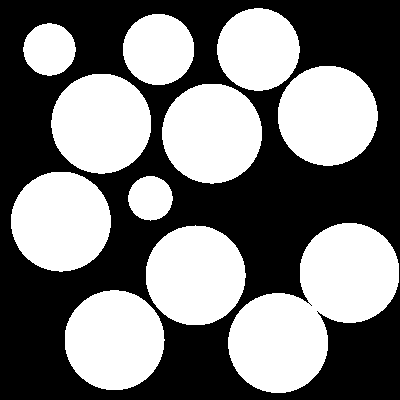
%> input picture Ideal CT scan/img1.tif, 400 x 400 px
$ octave circle_boundary.m   (GNU Octave 9; MATLAB toolbox functions it lacks are replaced by stand-ins)
%> lines starting %> are read from the running program, lines starting %| are printed output that depends on the picture; in (x1, y1, x2, y2) boxes, pixels count from 0 and x2, y2 are one past the last pixel; in counts of white or black regions, pixels touching at a corner belong together; the program's own positions count from 1
im = imread('img1.tif');
%> im is the input picture: size 400x400 uint8; 47.4% white; 11 white regions, largest, box (x1, y1, x2, y2) and area: (228, 223, 399, 393) 15713, (278, 66, 378, 166) 7858, (162, 84, 262, 184) 7855
BW = im2bw(im);
dim = size(BW);
%> dim = [400 400]
col = round(dim(2)/2)-90;
%> col = 110
row = find(BW(:,col), 1 );
%> row = 75

boundary = bwtraceboundary(BW,[row, col],'N');
%> boundary = 281 rows, first 12: [75 110; 75 111; 76 112; 76 113; 76 114; 76 115; 77 116; 77 117; 77 118; 78 119; 78 120; 78 121]
imshow(im)
hold on;
plot(boundary(:,2),boundary(:,1),'g','LineWidth',3);
BW_filled = imfill(BW,'holes');
%> BW_filled: size 400x400 logical; 47.4% white; 11 white regions, largest, box (x1, y1, x2, y2) and area: (228, 223, 399, 393) 15717, (278, 66, 378, 166) 7858, (162, 84, 262, 184) 7855
boundaries = bwboundaries(BW_filled);
%> boundaries = 11 boundaries; largest, box (x1, y1, x2, y2) and points: (228, 223, 399, 393) 546, (11, 172, 111, 272) 283, (162, 84, 262, 184) 283, (278, 66, 378, 166) 282, (51, 74, 151, 174) 281
for k=1:9
   b = boundaries{k};
   plot(b(:,2),b(:,1),'r','LineWidth',2);
end
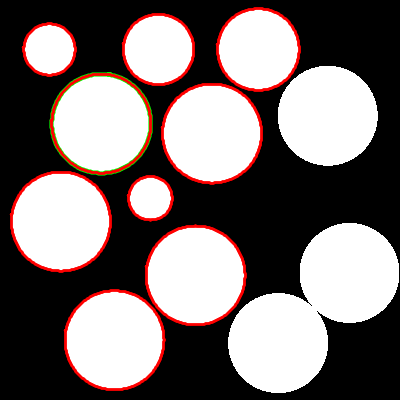
%> figure redrawn from the program's plot data

$ run again, with Ideal CT scan/img10.tif copied over Ideal CT scan/img1.tif
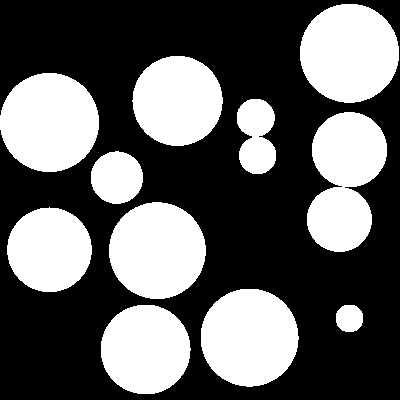
%> input picture Ideal CT scan/img10.tif, 400 x 400 px
%> im is the input picture: size 400x400 uint8; 38.4% white; 11 white regions, largest, box (x1, y1, x2, y2) and area: (307, 112, 387, 252) 7766, (300, 4, 399, 103) 7725, (0, 73, 99, 172) 7717
%> row = 153
%> boundary = 147 rows, first 12: [153 110; 153 111; 153 112; 153 113; 153 114; 153 115; 152 116; 152 117; 152 118; 152 119; 153 120; 153 121]
%> boundaries = 11 boundaries; largest, box (x1, y1, x2, y2) and points: (307, 112, 387, 252) 389, (0, 73, 99, 172) 281, (300, 4, 399, 103) 279, (201, 289, 299, 387) 277, (109, 202, 206, 299) 273
%> after the loop `for k=1:9`:
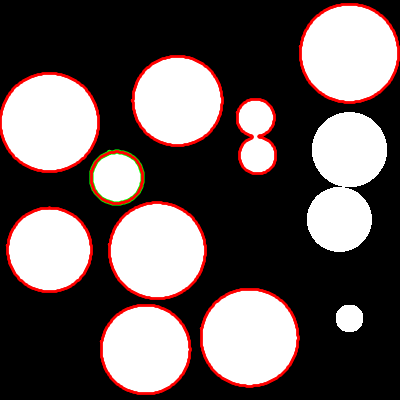
%> figure redrawn from the program's plot data

$ run again, with Ideal CT scan/img11.tif copied over Ideal CT scan/img1.tif
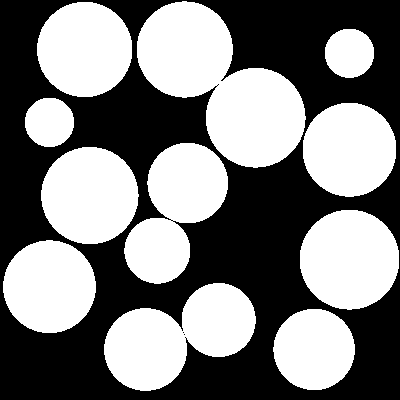
%> input picture Ideal CT scan/img11.tif, 400 x 400 px
%> im is the input picture: size 400x400 uint8; 49% white; 11 white regions, largest, box (x1, y1, x2, y2) and area: (137, 1, 306, 168) 15061, (104, 283, 256, 391) 9703, (124, 143, 228, 284) 8520
%> row = 10
%> boundary = 269 rows, first 12: [10 110; 10 111; 11 112; 12 113; 13 114; 13 115; 14 116; 15 117; 16 118; 17 119; 18 120; 19 121]
%> BW_filled: size 400x400 logical; 49% white; 11 white regions, largest, box (x1, y1, x2, y2) and area: (137, 1, 306, 168) 15063, (104, 283, 256, 391) 9706, (124, 143, 228, 284) 8522
%> boundaries = 11 boundaries; largest, box (x1, y1, x2, y2) and points: (137, 1, 306, 168) 543, (104, 283, 256, 391) 428, (124, 143, 228, 284) 409, (300, 210, 399, 310) 281, (41, 147, 139, 244) 275
%> after the loop `for k=1:9`:
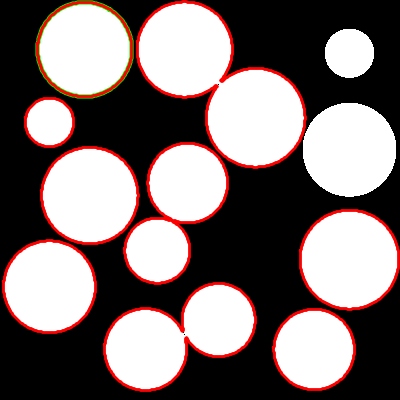
%> figure redrawn from the program's plot data

$ run again, with Ideal CT scan/img12.tif copied over Ideal CT scan/img1.tif
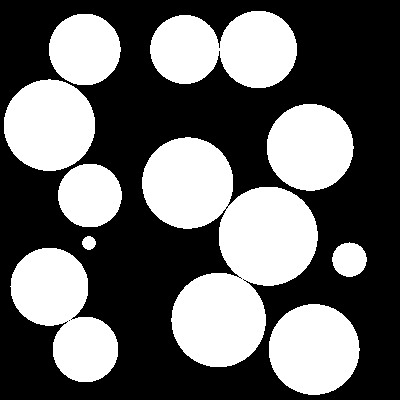
%> input picture Ideal CT scan/img12.tif, 400 x 400 px
%> im is the input picture: size 400x400 uint8; 40.7% white; 10 white regions, largest, box (x1, y1, x2, y2) and area: (142, 137, 318, 367) 21287, (150, 11, 297, 88) 8458, (10, 248, 118, 382) 8152
%> row = 25
%> boundary = 201 rows, first 12: [25 110; 26 111; 27 112; 28 113; 29 114; 30 115; 31 115; 32 116; 33 116; 34 117; 35 117; 36 118]
%> BW_filled: size 400x400 logical; 40.7% white; 10 white regions, largest, box (x1, y1, x2, y2) and area: (142, 137, 318, 367) 21297, (150, 11, 297, 88) 8458, (10, 248, 118, 382) 8155
%> boundaries = 10 boundaries; largest, box (x1, y1, x2, y2) and points: (142, 137, 318, 367) 786, (150, 11, 297, 88) 408, (10, 248, 118, 382) 395, (4, 79, 95, 171) 257, (269, 304, 360, 395) 255
%> after the loop `for k=1:9`:
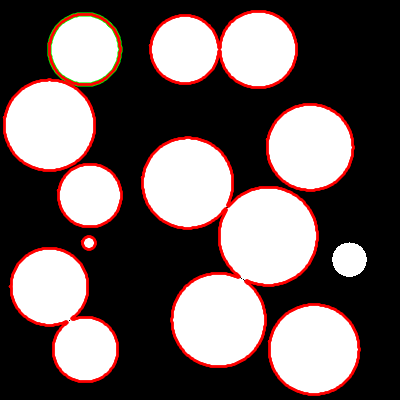
%> figure redrawn from the program's plot data
